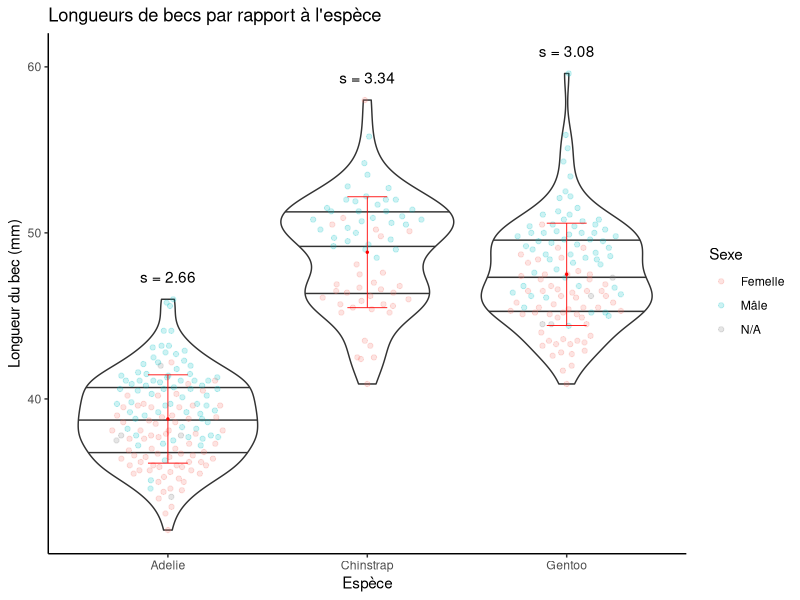
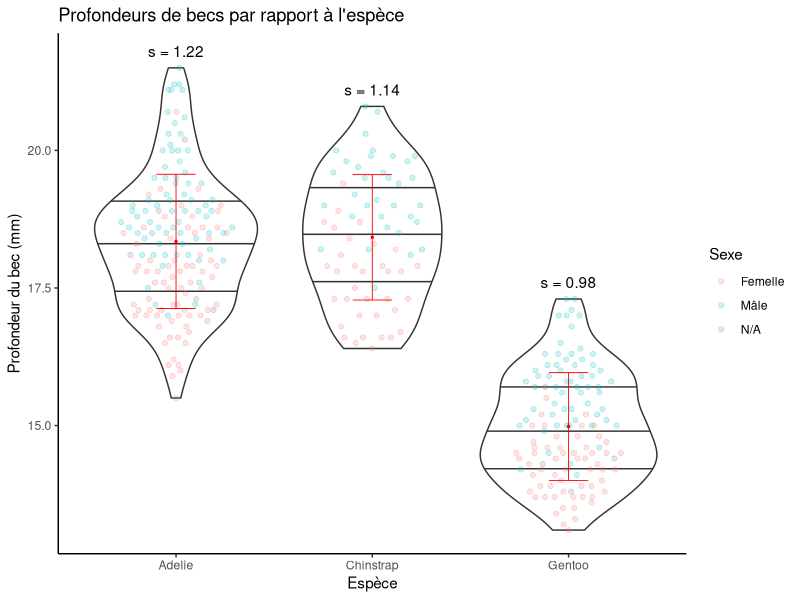
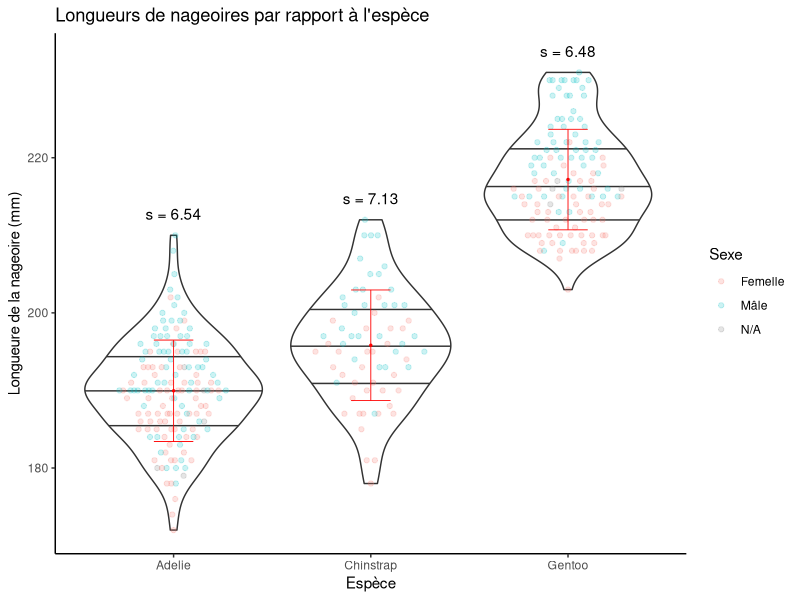
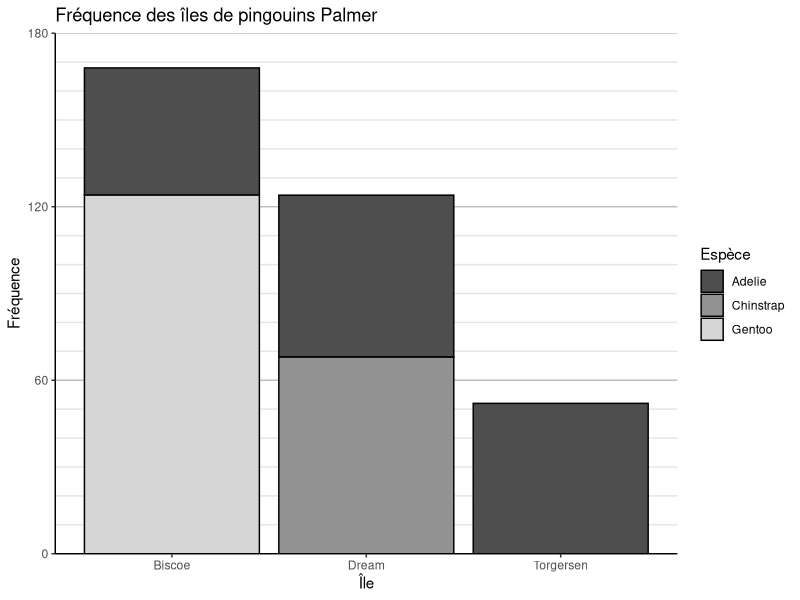
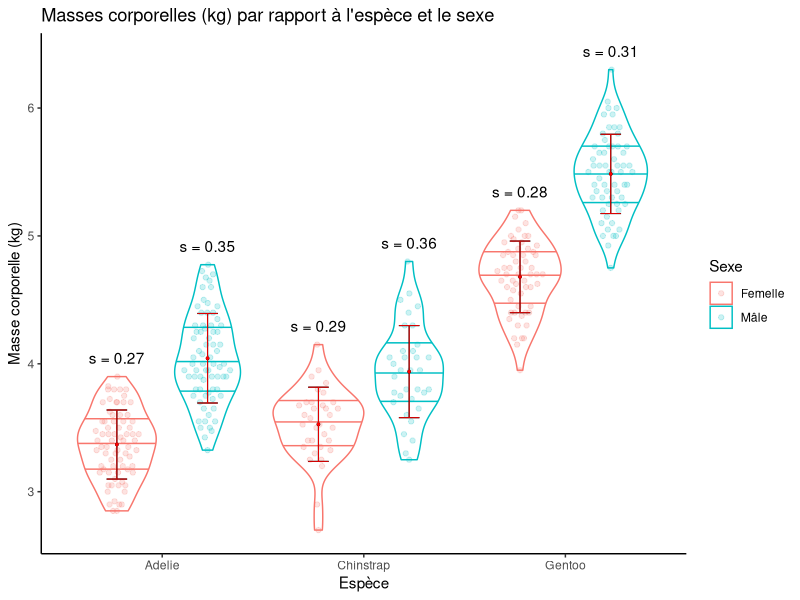
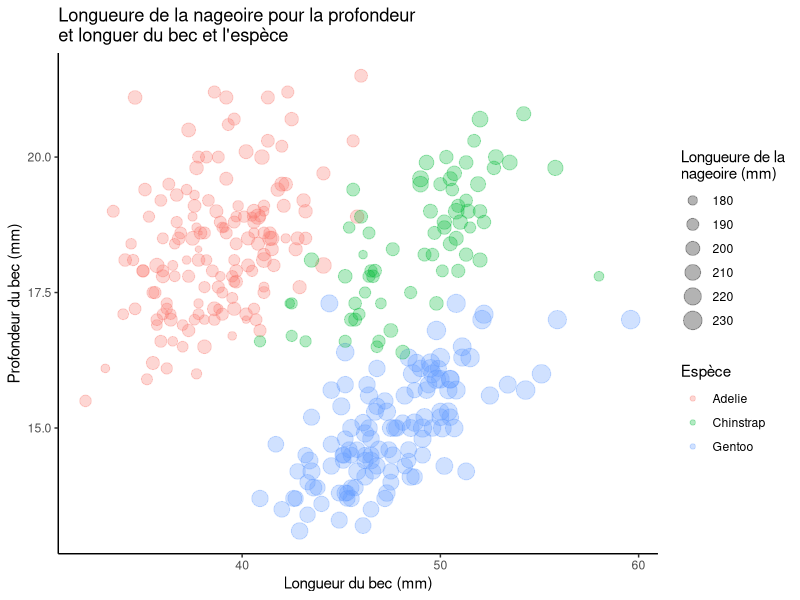

Write R code to recreate these figures, in order.
## ---- chunk 1
# Préparatipn de librairies et installations variés

# install.packages("palmerpenguins")
# install.packages("tidyverse")
# install.packages("languageserver")
# install.packages("ggbeeswarm")
# install.packages("viridis")

library(palmerpenguins)
library("tidyverse")
library(ggbeeswarm) # Génère des graphique d'essaim d'abeille
library(viridis) # Couleurs pouvant être mieux perçus

# citation()
# citation("palmerpenguins")
# citation("tidyverse")
# citation("ggbeeswarm")
## ---- chunk 2
# Préparation aesthétique

theme_set(theme_classic())

set.seed(3142)

## ---- chunk 3

dfTab <- penguins %>% filter(!is.na(bill_length_mm)) %>% group_by(species) %>%
  summarize(
    y = max(bill_length_mm) + 1,
    mean = mean(bill_length_mm),
    sd = round(sd(bill_length_mm), digits = 2)
  )

ggplot(penguins) +
  # Diagrammes
  geom_violin(aes(species, bill_length_mm), staplewidth = 0.5, draw_quantiles = c(0.25, 0.5, 0.75)) +
  geom_quasirandom(aes(species, bill_length_mm, colour = sex), width = 0.3, alpha = 0.2) +

  # Écart type / barres d'érreure
  geom_errorbar(data=dfTab, aes(x=species, y=mean, ymin=mean-sd, ymax=mean+sd), width=.2, linewidth=.3, colour="red") +
  geom_point(data=dfTab, aes(x=species, y=mean), size=0.5, colour="red") +
  # Anotation de l'écart type
  geom_text(data=dfTab,aes(x=species,y=y,parse=FALSE,label=sprintf("s = %.2f", dfTab$sd)),vjust=0) +

  # Anotations
  scale_colour_discrete(labels = c("Femelle", "Mâle", "N/A")) +
  labs(
    title = "Longueurs de becs par rapport à l'espèce",
    x = "Espèce",
    y = "Longueur du bec (mm)",
    colour = "Sexe"
  )
## ---- chunk 4

dfTab <- penguins %>% filter(!is.na(bill_depth_mm)) %>% group_by(species) %>%
  summarize(
    y = max(bill_depth_mm) + 0.2,
    mean = mean(bill_depth_mm),
    sd = round(sd(bill_depth_mm), digits = 2)
  )

ggplot(penguins) +
  # Diagrammes
  geom_violin(aes(species, bill_depth_mm), staplewidth = 0.5, draw_quantiles = c(0.25, 0.5, 0.75)) +
  geom_quasirandom(aes(species, bill_depth_mm, colour = sex), width = 0.3, alpha = 0.2) +
  
  # Écart type / barres d'érreure
  geom_errorbar(data=dfTab, aes(x=species, y=mean, ymin=mean-sd, ymax=mean+sd), width=.2, linewidth=.3, colour="red") +
  geom_point(data=dfTab, aes(x=species, y=mean), size=0.5, colour="red") +
  # Anotation de l'écart type
  geom_text(data=dfTab,aes(x=species,y=y,parse=FALSE,label=sprintf("s = %.2f", dfTab$sd)),vjust=0) +

  # Anotations
  scale_colour_discrete(labels = c("Femelle", "Mâle", "N/A")) +
  labs(
    title = "Profondeurs de becs par rapport à l'espèce",
    x = "Espèce",
    y = "Profondeur du bec (mm)",
    colour = "Sexe"
  )
## ---- chunk 5

dfTab <- penguins %>% filter(!is.na(flipper_length_mm)) %>% group_by(species) %>%
  summarize(
    y = max(flipper_length_mm) + 2,
    mean = mean(flipper_length_mm),
    sd = round(sd(flipper_length_mm), digits = 2)
  )

ggplot(penguins) +
  # Diagrammes
  geom_violin(aes(species, flipper_length_mm), staplewidth = 0.5, draw_quantiles = c(0.25, 0.5, 0.75)) +
  geom_quasirandom(aes(species, flipper_length_mm, colour = sex), width = 0.3, alpha = 0.2) +
  
  # Écart type / barres d'érreure
  geom_errorbar(data=dfTab, aes(x=species, y=mean, ymin=mean-sd, ymax=mean+sd), width=.2, linewidth=.3, colour="red") +
  geom_point(data=dfTab, aes(x=species, y=mean), size=0.5, colour="red") +
  # Anotation de l'écart type
  geom_text(data=dfTab,aes(x=species,y=y,parse=FALSE,label=sprintf("s = %.2f", dfTab$sd)),vjust=0) +

  # Anotations
  scale_colour_discrete(labels = c("Femelle", "Mâle", "N/A")) +
  labs(
    title = "Longueurs de nageoires par rapport à l'espèce",
    x = "Espèce",
    y = "Longueure de la nageoire (mm)",
    colour = "Sexe"
  )
## ---- chunk 6

ggplot(penguins, aes(island)) +
  geom_histogram(stat="count", aes(fill = species), color = "black") +
  # Couleurs de remplissage
  scale_fill_manual(values = alpha(c("#4e4e4e", "#929292", "#d6d6d6"), 1)) +
  # Intervales
  scale_y_continuous(
    limits = c(0, 180),
    expand = c(0, 0),
    breaks = seq(from = 0, to = 180, by = 60),
    minor_breaks = seq(from = 0, to = 180, by = 10)
  ) +
  # Thèmes
  theme(
    panel.grid.major.y = element_line(color = "grey"),
    panel.grid.minor.y = element_line(color = "grey90"),
  ) +
  # Renomer tout
  labs(
    title = "Fréquence des îles de pingouins Palmer",
    x = "Île",
    y = "Fréquence",
    fill = "Espèce"
  )
## ---- chunk 7
# Différences entre les fréquences de chaque île, à utiliser en-texte
bis_drea_isle_diff <- sum(penguins$island == "Biscoe") - sum(penguins$island == "Dream")
drea_torg_isle_diff <- sum(penguins$island == "Dream") - sum(penguins$island == "Torgersen")
## ---- chunk 8

dfTab <- penguins %>% mutate(body_mass_g = body_mass_g / 1000) %>% filter(!is.na(body_mass_g) & !is.na(sex)) %>% group_by(species, sex) %>%
  summarize(
    y = max(body_mass_g) + 0.1,
    mean = mean(body_mass_g),
    sd = round(sd(body_mass_g), digits = 2)
  )

dodgewidth <- 0.9

ggplot(penguins %>% mutate(body_mass_g = body_mass_g / 1000) %>% filter(!is.na(body_mass_g) & !is.na(sex))) +
  # Diagrammes
  geom_violin(aes(x=species, y=body_mass_g, color=sex), position=position_dodge(width=dodgewidth), staplewidth = 0.5, draw_quantiles = c(0.25, 0.5, 0.75)) +
  geom_quasirandom(aes(x=species, y=body_mass_g, colour=sex), dodge.width=dodgewidth, width = 0.12, alpha = 0.2) +

  # Écart type / barres d'érreure
  geom_errorbar(data=dfTab, aes(x=species, group=sex, y=mean, ymin=mean-sd, ymax=mean+sd), position=position_dodge(width=dodgewidth), width=.205, linewidth=.4, colour="black") +
  geom_point(data=dfTab, aes(x=species, group=sex, y=mean), position=position_dodge(width=dodgewidth), size=0.6, colour="black") +

  geom_errorbar(data=dfTab, aes(x=species, group=sex, y=mean, ymin=mean-sd, ymax=mean+sd), position=position_dodge(width=dodgewidth), width=.2, linewidth=.3, colour="red") +
  geom_point(data=dfTab, aes(x=species, group=sex, y=mean), position=position_dodge(width=dodgewidth), size=0.5, colour="red") +

  # Anotation de l'écart type
  geom_text(data=dfTab,aes(x=species, group=sex, y=y, parse=FALSE, label=sprintf("s = %.2f", dfTab$sd)), position=position_dodge(width=dodgewidth), vjust=0) +

  # Anotations
  scale_colour_discrete(labels = c("Femelle", "Mâle")) +
  labs(
    title = "Masses corporelles (kg) par rapport à l'espèce et le sexe",
    x = "Espèce",
    y = "Masse corporelle (kg)",
    colour = "Sexe"
  )
## ---- chunk 9

ggplot(penguins, aes(bill_length_mm, bill_depth_mm)) +
  geom_point(aes(size = flipper_length_mm, colour = species), alpha = 0.3) +
  # Renomer tout
  labs(
    title = "Longueure de la nageoire pour la profondeur\net longuer du bec et l'espèce",
    x = "Longueur du bec (mm)",
    y = "Profondeur du bec (mm)",
    colour = "Espèce",
    size = "Longueure de la\nnageoire (mm)"
  )
